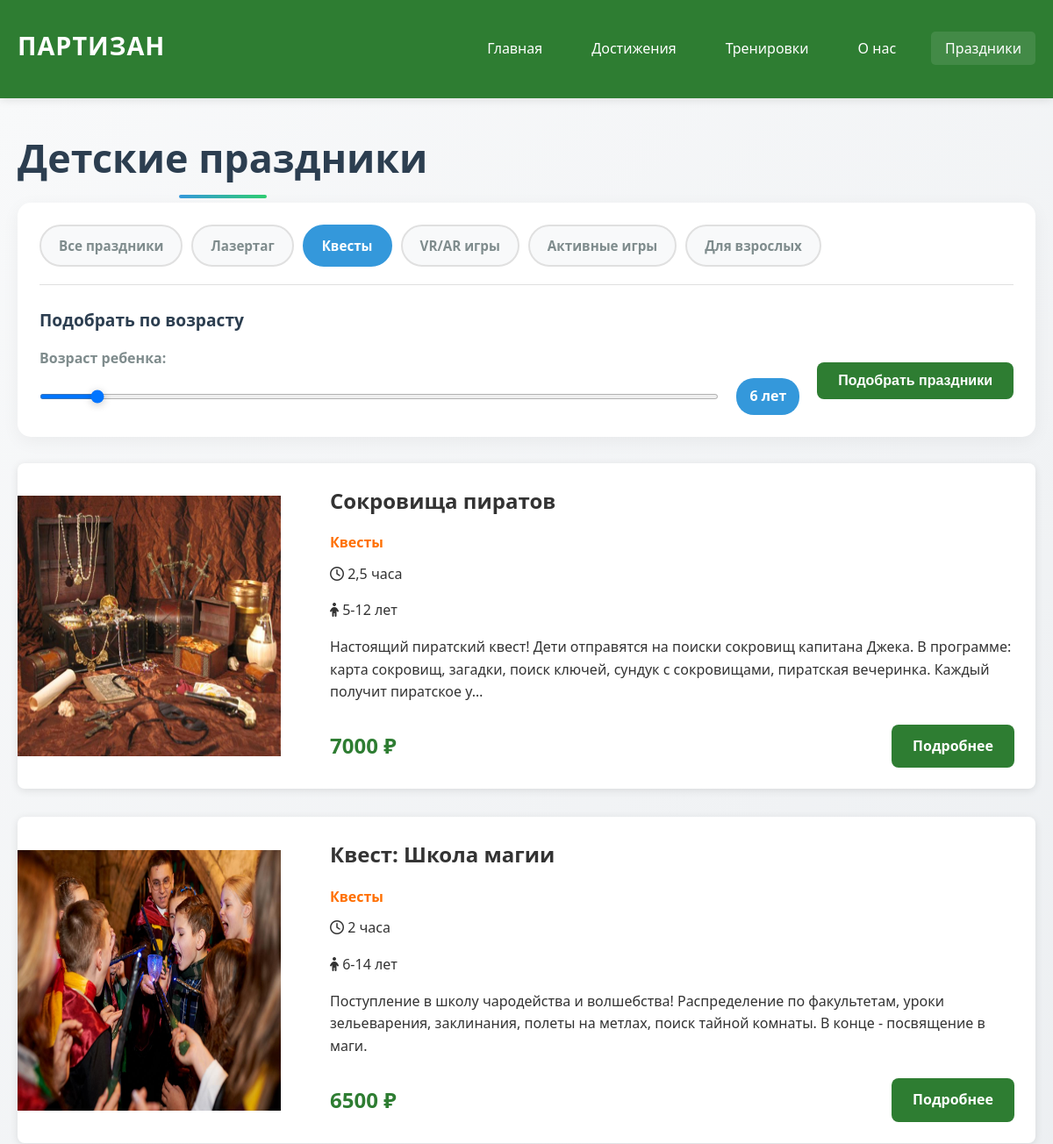
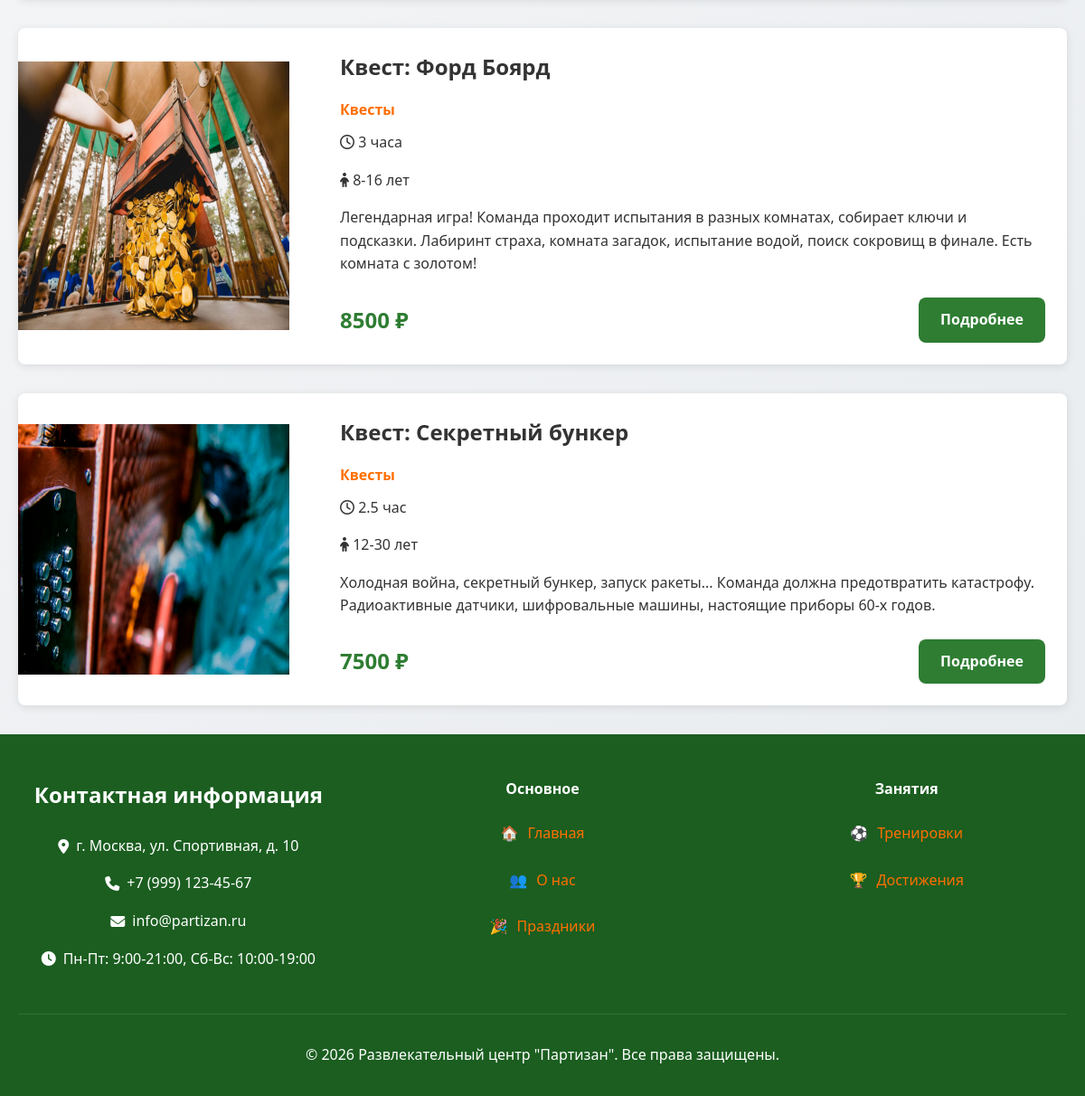
Screenshot of /holidays/category/kvesty/ with the database file from the repository (2 pictures, top to bottom).
### partizan/models.py (models this page shows, shortened)
class Category(models.Model):
    name = models.CharField(max_length=100, verbose_name="Название категории")
    slug = models.SlugField(max_length=100, unique=True, verbose_name="URL")
    description = models.TextField(verbose_name="Описание", blank=True)
    class Meta:
        verbose_name = "Категория"
        verbose_name_plural = "Категории"

class Holiday(models.Model):
    category = models.ForeignKey(Category, on_delete=models.CASCADE,
                                related_name='holidays', verbose_name="Категория")
    title = models.CharField(max_length=200, verbose_name="Название праздника")
    slug = models.SlugField(max_length=200, unique=True, verbose_name="URL")
    image = models.ImageField(upload_to='holidays/', verbose_name="Фото")
    duration = models.CharField(max_length=50, verbose_name="Длительность")
    description = models.TextField(verbose_name="Описание")
    price = models.IntegerField(verbose_name="Цена (₽)", default=0)
    min_age = models.IntegerField(verbose_name="Минимальный возраст", default=3)
    max_age = models.IntegerField(verbose_name="Максимальный возраст", default=12)
    max_children = models.IntegerField(verbose_name="Максимум детей", default=10)
    active = models.BooleanField(default=True, verbose_name="Активный")
    class Meta:
        verbose_name = "Праздник"
        verbose_name_plural = "Праздники"

### partizan/views.py (the view)
# urls.py: path('holidays/', views.HolidaysView.as_view(), name='holidays'),
class HolidaysView(ListView):
    model = Holiday
    template_name = 'holidays.html'
    context_object_name = 'holidays'
    def get_queryset(self):
        queryset = Holiday.objects.filter(active=True)
        category_slug = self.kwargs.get('category_slug')
        if category_slug:
            category = get_object_or_404(Category, slug=category_slug)
            queryset = queryset.filter(category=category)
        age = self.request.GET.get('age')
        if age and age.isdigit():
            age = int(age)
            queryset = queryset.filter(min_age__lte=age, max_age__gte=age)
        return queryset
    def get_context_data(self, **kwargs):
        context = super().get_context_data(**kwargs)
        context['categories'] = Category.objects.all()
        age = self.request.GET.get('age')
        if age and age.isdigit():
            context['selected_age'] = int(age)
        return context

### partizan/context_processors.py (called while the page is built)
def categories(request):
    return {
        'all_categories': Category.objects.all(),
        'contact_info': Contact.objects.first(),
    }

### templates/holidays.html (shortened to what this page needs)
{% extends 'base.html' %}
{% load static %}
{% block content %}
<section class="section-1">
    <div class="container">
        <h1 class="page-title">Детские праздники</h1>
        <div class="holid-filters-container">
            <div class="holid-categories-filter">
                <a href="{% url 'holidays' %}" class="holid-category-btn {% if not request.GET.category and not request.resolver_match.kwargs.category_slug %}active{% endif %}">
                    Все праздники
                </a>
                {% for category in categories %}
                <a href="{% url 'holidays_by_category' category.slug %}"
                   class="holid-category-btn
                   {% if request.resolver_match.kwargs.category_slug == category.slug %}active{% endif %}
                   {% if request.GET.category == category.slug|stringformat:'s' %}active{% endif %}">
                    {{ category.name }}
                </a>
                {% endfor %}
            </div>
                        <div class="holid-age-filter">
                <h3>Подобрать по возрасту</h3>
                <form method="get" id="holid-age-filter-form" class="holid-age-filter-form">
                    <div class="holid-age-input-group">
                        <label for="child-age">Возраст ребенка:</label>
                        <div class="holid-age-slider-container">
                            <input type="range" id="child-age-slider" name="age" min="4" max="30" value="{{ request.GET.age|default:6 }}" class="holid-age-slider">
                            <span class="holid-age-value" id="holid-age-value">{{ request.GET.age|default:6 }} лет</span>
                        </div>
                    </div>
                    <button type="submit" class="btn btn-primary">Подобрать праздники</button>
                </form>
            </div>
        </div>
        <div class="holidays-container">
            {% for holiday in holidays %}
            <div class="holiday-card-large">
                {% if holiday.image %}
                <img src="{{ holiday.image.url }}" alt="{{ holiday.title }}" class="holiday-image">
                {% endif %}
                <div class="holiday-info">
                    <h3>{{ holiday.title }}</h3>
                    <p class="holiday-category">{{ holiday.category.name }}</p>
                    <div class="holid-holiday-meta">
                        <p class="holiday-duration"><i class="far fa-clock"></i> {{ holiday.duration }}</p>
                        <p class="holiday-age"><i class="fas fa-child"></i> {{ holiday.min_age }}-{{ holiday.max_age }} лет</p>
                    </div>
                    <div class="holiday-description">
                        {{ holiday.description|truncatechars:200 }}
                    </div>
                    <div class="holiday-actions">
                        <span class="price">{{ holiday.price }} ₽</span>
                        <a href="{% url 'holiday_detail' holiday.slug %}" class="btn btn-primary">Подробнее</a>
                    </div>
                </div>
            </div>
            {% endfor %}
        </div>
    </div>
</section>
{% endblock %}

### static/css/style.css (style rules this page uses)
* { margin: 0; padding: 0; box-sizing: border-box; }
:root { --primary-color: #2E7D32; --secondary-color: #FF6F00; --dark-color: #1B5E20; --light-color: #E8F5E9; --text-color: #333; --light-text: #666; --background: #fff; --shadow: 0 2px 10px rgba(0, 0, 0, 0.1); --border-radius: 8px; }
body { font-family: 'Segoe UI', Tahoma, Geneva, Verdana, sans-serif; line-height: 1.6; color: var(--text-color); background-color: var(--background); }
.container { max-width: 1200px; margin: 0 auto; padding: 0 20px; }
h1, h2, h3, h4 { margin-bottom: 1rem; }
h1 { font-size: 2.5rem; }
h3 { font-size: 1.5rem; }
p { margin-bottom: 1rem; }
a { text-decoration: none; transition: color 0.3s; }
.btn { display: inline-block; padding: 12px 24px; border: none; border-radius: var(--border-radius); font-size: 1rem; font-weight: 600; cursor: pointer; transition: all 0.3s; text-align: center; }
.btn-primary { background-color: var(--primary-color); color: white; }
.section-1 { padding: 2rem 0; background: linear-gradient(135deg, #f8f9fa 0%, #e9ecef 100%); }
.holidays-container { display: flex; flex-direction: column; gap: 2rem; }
.holiday-card-large { display: grid; grid-template-columns: 300px 1fr; gap: 2rem; background: white; border-radius: var(--border-radius); overflow: hidden; box-shadow: var(--shadow); }
.holiday-image { width: 100%; height: 80%; align-self: center; }
.holiday-info { padding: 1.5rem; }
.holiday-category { color: var(--secondary-color); font-weight: 600; margin-bottom: 0.5rem; }
.holiday-actions { display: flex; justify-content: space-between; align-items: center; margin-top: 1.5rem; }
.price { font-size: 1.5rem; font-weight: 700; color: var(--primary-color); }
.page-title { text-align: center; color: #2c3e50; margin-bottom: 40px; font-size: 2.5rem; }
.page-title { text-align: center; color: var(--dark-color); margin-bottom: 10px; font-size: 2.8rem; }
.page-title { color: #2c3e50; font-size: 2.8rem; margin-bottom: 15px; font-weight: 700; position: relative; display: inline-block; }
.page-title:after { content: ''; position: absolute; bottom: -10px; left: 50%; transform: translateX(-50%); width: 100px; height: 4px; background: linear-gradient(90deg, #3498db, #2ecc71); border-radius: 2px; }
.holid-filters-container { margin-bottom: 30px; background: white; border-radius: 15px; padding: 25px; box-shadow: 0 5px 20px rgba(0, 0, 0, 0.05); }
.holid-categories-filter { display: flex; gap: 10px; flex-wrap: wrap; margin-bottom: 25px; padding-bottom: 20px; border-bottom: 1px solid #e0e0e0; }
.holid-category-btn { padding: 10px 20px; background: #f8f9fa; border: 2px solid #e0e0e0; border-radius: 25px; color: #7f8c8d; font-weight: 600; cursor: pointer; transition: all 0.3s; font-size: 0.95rem; text-decoration: none; display: inline-block; }
.holid-category-btn:hover, .holid-category-btn.active { background: #3498db; border-color: #3498db; color: white; }
.holid-age-filter { margin-top: 10px; }
.holid-age-filter h3 { color: #2c3e50; font-size: 1.2rem; margin-bottom: 15px; }
.holid-age-filter-form { display: flex; align-items: center; flex-wrap: wrap; gap: 20px; }
.holid-age-input-group { flex: 1; min-width: 300px; }
.holid-age-input-group label { display: block; margin-bottom: 10px; color: #7f8c8d; font-weight: 600; }
.holid-age-slider-container { display: flex; align-items: center; gap: 20px; }
.holid-age-slider { flex: 1; height: 6px; background: linear-gradient(90deg, #3498db, #2ecc71); border-radius: 3px; outline: none; }
.holid-age-value { min-width: 60px; padding: 8px 15px; background: #3498db; color: white; border-radius: 20px; font-weight: 600; text-align: center; }
.holid-holiday-meta { margin: 10px 0; }

### rows the page displays
Category: name "Лазертаг"
Category: name "Квесты"
Category: name "VR/AR игры"
Category: name "Активные игры"
Category: name "Для взрослых"
Holiday: image (picture), title "Сокровища пиратов", category.name "Квесты", duration "2,5 часа", min_age "5", max_age "12", description "Настоящий пиратский квест! Дети отправятся на поиски сокровищ капитана Джека. В программе: карта сокровищ, загадки, поиск ключей, сундук с сокровищами, пиратская вечеринка. Каждый получит пиратское у…", price "7000"
Holiday: image (picture), title "Квест: Школа магии", category.name "Квесты", duration "2 часа", min_age "6", max_age "14", description "Поступление в школу чародейства и волшебства! Распределение по факультетам, уроки зельеварения, заклинания, полеты на метлах, поиск тайной комнаты. В конце - посвящение в маги.", price "6500"
Holiday: image (picture), title "Квест: Форд Боярд", category.name "Квесты", duration "3 часа", min_age "8", max_age "16", description "Легендарная игра! Команда проходит испытания в разных комнатах, собирает ключи и подсказки. Лабиринт страха, комната загадок, испытание водой, поиск сокровищ в финале. Есть комната с золотом!", price "8500"
Holiday: image (picture), title "Квест: Секретный бункер", category.name "Квесты", duration "2.5 час", min_age "12", max_age "30", description "Холодная война, секретный бункер, запуск ракеты... Команда должна предотвратить катастрофу. Радиоактивные датчики, шифровальные машины, настоящие приборы 60-х годов.", price "7500"

### other values shown
{{ request.GET.age|default:6 }} "6"
